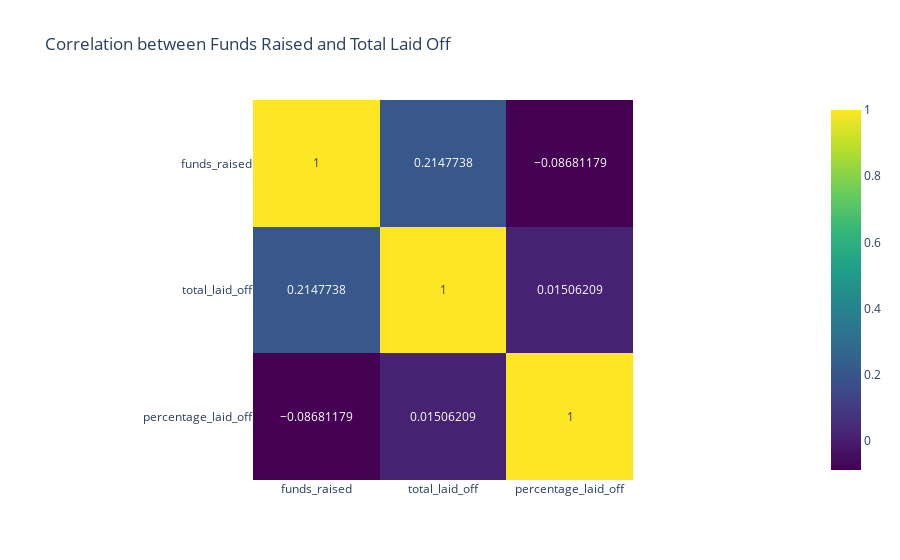

The notebook cell this image was saved under:
### Code cell
# Comparison between funding raised and layoffs over time
import plotly.graph_objects as go
import pandas as pd
import numpy as np
import plotly.express as px
from dash import Dash, dcc, html

correlation = layoffs[['funds_raised', 'total_laid_off', 'percentage_laid_off']].corr().iloc[0,1]
heatmap_fig = px.imshow(
    layoffs[['funds_raised', 'total_laid_off', 'percentage_laid_off']].corr(),
    text_auto=True,
    color_continuous_scale='Viridis',
    title='Correlation between Funds Raised and Total Laid Off'
)
heatmap_fig.show()

print(f"Correlation between funds raised and total laid off: {correlation:.2f}")

### Figure 1 — Plotly figure (JSON) as saved in the notebook; plotly's stock layout.template omitted (floating-point values rounded to 4 significant figures)
{"data": [{"coloraxis": "coloraxis", "hovertemplate": "x: %{x}<br>y: %{y}<br>color: %{z}<extra></extra>", "name": "0", "texttemplate": "%{z}", "type": "heatmap", "x": ["funds_raised", "total_laid_off", "percentage_laid_off"], "xaxis": "x", "y": ["funds_raised", "total_laid_off", "percentage_laid_off"], "yaxis": "y", "z": [[1.0, 0.2148, -0.08681], [0.2148, 1.0, 0.01506], [-0.08681, 0.01506, 1.0]]}], "layout": {"coloraxis": {"colorscale": [[0, "#440154"], [0.1111, "#482878"], [0.2222, "#3e4989"], [0.3333, "#31688e"], [0.4444, "#26828e"], [0.5556, "#1f9e89"], [0.6667, "#35b779"], [0.7778, "#6ece58"], [0.8889, "#b5de2b"], [1, "#fde725"]]}, "title": {"text": "Correlation between Funds Raised and Total Laid Off"}, "xaxis": {"anchor": "y", "constrain": "domain", "domain": [0, 1], "scaleanchor": "y"}, "yaxis": {"anchor": "x", "autorange": "reversed", "constrain": "domain", "domain": [0, 1]}}}
